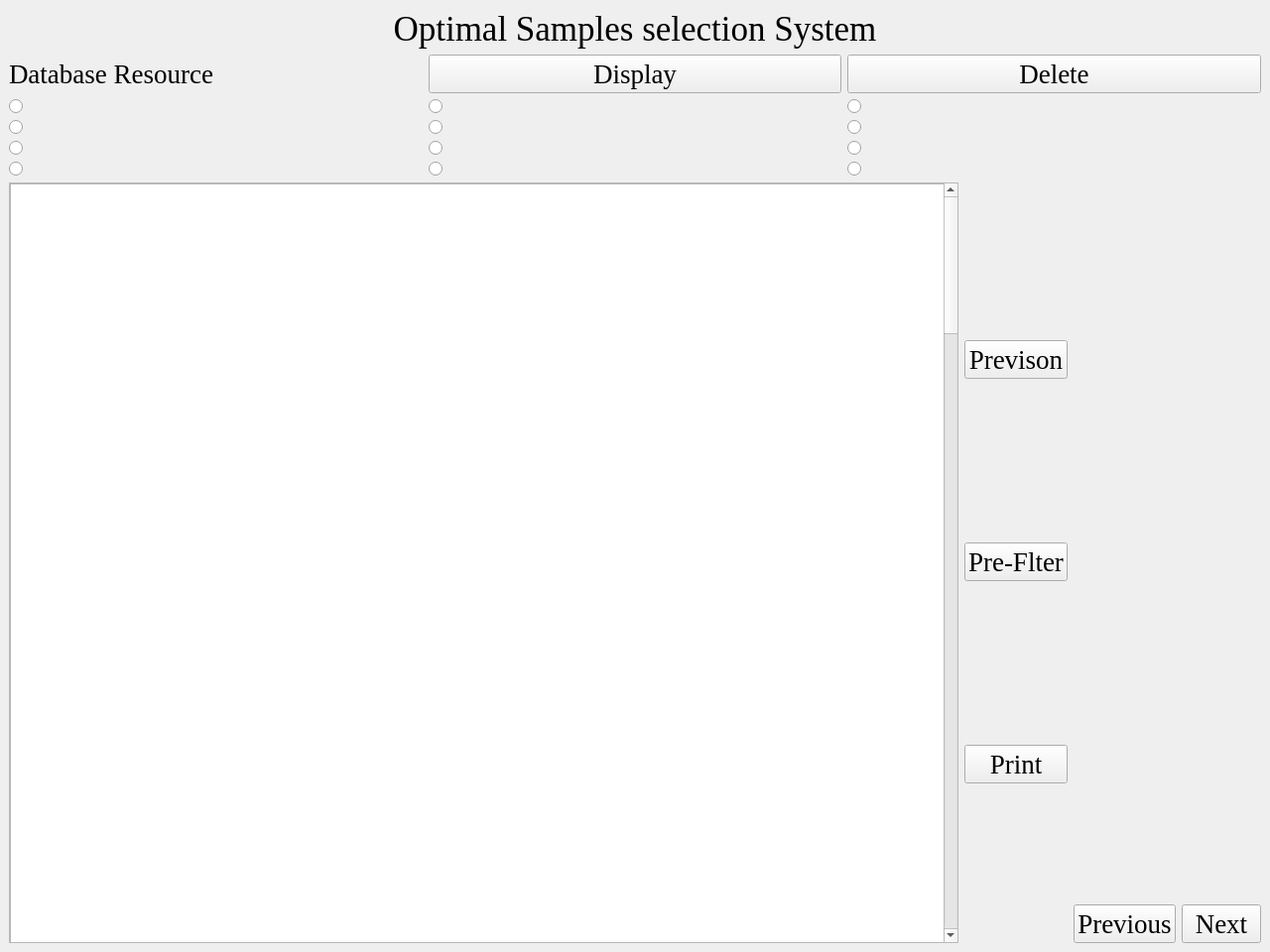
<?xml version="1.0" encoding="UTF-8"?>
<ui version="4.0">
 <class>P2</class>
 <widget class="QMainWindow" name="P2">
  <property name="geometry">
   <rect>
    <x>0</x>
    <y>0</y>
    <width>1280</width>
    <height>960</height>
   </rect>
  </property>
  <property name="minimumSize">
   <size>
    <width>1280</width>
    <height>960</height>
   </size>
  </property>
  <property name="windowTitle">
   <string>MainWindow</string>
  </property>
  <widget class="QWidget" name="centralwidget">
   <layout class="QVBoxLayout" name="verticalLayout">
    <item>
     <widget class="QLabel" name="label">
      <property name="font">
       <font>
        <family>Times New Roman</family>
        <pointsize>26</pointsize>
       </font>
      </property>
      <property name="text">
       <string>Optimal Samples selection System</string>
      </property>
      <property name="alignment">
       <set>Qt::AlignCenter</set>
      </property>
     </widget>
    </item>
    <item>
     <layout class="QHBoxLayout" name="horizontalLayout">
      <item>
       <widget class="QLabel" name="Databaseresource">
        <property name="font">
         <font>
          <family>Times New Roman</family>
          <pointsize>20</pointsize>
         </font>
        </property>
        <property name="text">
         <string>Database Resource</string>
        </property>
       </widget>
      </item>
      <item>
       <widget class="QPushButton" name="display">
        <property name="font">
         <font>
          <family>Times New Roman</family>
          <pointsize>20</pointsize>
         </font>
        </property>
        <property name="text">
         <string>Display</string>
        </property>
       </widget>
      </item>
      <item>
       <widget class="QPushButton" name="Delete">
        <property name="font">
         <font>
          <family>Times New Roman</family>
          <pointsize>20</pointsize>
         </font>
        </property>
        <property name="text">
         <string>Delete</string>
        </property>
       </widget>
      </item>
     </layout>
    </item>
    <item>
     <layout class="QHBoxLayout" name="horizontalLayout_2">
      <item>
       <layout class="QVBoxLayout" name="verticalLayout_4">
        <item>
         <widget class="QRadioButton" name="file1">
          <property name="font">
           <font>
            <family>Times New Roman</family>
            <pointsize>16</pointsize>
           </font>
          </property>
          <property name="text">
           <string/>
          </property>
         </widget>
        </item>
        <item>
         <widget class="QRadioButton" name="file4">
          <property name="font">
           <font>
            <family>Times New Roman</family>
            <pointsize>16</pointsize>
           </font>
          </property>
          <property name="text">
           <string/>
          </property>
         </widget>
        </item>
        <item>
         <widget class="QRadioButton" name="file7">
          <property name="font">
           <font>
            <family>Times New Roman</family>
            <pointsize>16</pointsize>
           </font>
          </property>
          <property name="text">
           <string/>
          </property>
         </widget>
        </item>
        <item>
         <widget class="QRadioButton" name="file10">
          <property name="font">
           <font>
            <family>Times New Roman</family>
            <pointsize>16</pointsize>
           </font>
          </property>
          <property name="text">
           <string/>
          </property>
         </widget>
        </item>
       </layout>
      </item>
      <item>
       <layout class="QVBoxLayout" name="verticalLayout_3">
        <item>
         <widget class="QRadioButton" name="file2">
          <property name="font">
           <font>
            <family>Times New Roman</family>
            <pointsize>16</pointsize>
           </font>
          </property>
          <property name="text">
           <string/>
          </property>
         </widget>
        </item>
        <item>
         <widget class="QRadioButton" name="file5">
          <property name="font">
           <font>
            <family>Times New Roman</family>
            <pointsize>16</pointsize>
           </font>
          </property>
          <property name="text">
           <string/>
          </property>
         </widget>
        </item>
        <item>
         <widget class="QRadioButton" name="file8">
          <property name="font">
           <font>
            <family>Times New Roman</family>
            <pointsize>16</pointsize>
           </font>
          </property>
          <property name="text">
           <string/>
          </property>
         </widget>
        </item>
        <item>
         <widget class="QRadioButton" name="file11">
          <property name="font">
           <font>
            <family>Times New Roman</family>
            <pointsize>16</pointsize>
           </font>
          </property>
          <property name="text">
           <string/>
          </property>
         </widget>
        </item>
       </layout>
      </item>
      <item>
       <layout class="QVBoxLayout" name="verticalLayout_2">
        <item>
         <widget class="QRadioButton" name="file3">
          <property name="font">
           <font>
            <family>Times New Roman</family>
            <pointsize>16</pointsize>
           </font>
          </property>
          <property name="text">
           <string/>
          </property>
         </widget>
        </item>
        <item>
         <widget class="QRadioButton" name="file6">
          <property name="font">
           <font>
            <family>Times New Roman</family>
            <pointsize>16</pointsize>
           </font>
          </property>
          <property name="text">
           <string/>
          </property>
         </widget>
        </item>
        <item>
         <widget class="QRadioButton" name="file9">
          <property name="font">
           <font>
            <family>Times New Roman</family>
            <pointsize>16</pointsize>
           </font>
          </property>
          <property name="text">
           <string/>
          </property>
         </widget>
        </item>
        <item>
         <widget class="QRadioButton" name="file12">
          <property name="font">
           <font>
            <family>Times New Roman</family>
            <pointsize>16</pointsize>
           </font>
          </property>
          <property name="text">
           <string/>
          </property>
         </widget>
        </item>
       </layout>
      </item>
     </layout>
    </item>
    <item>
     <layout class="QHBoxLayout" name="horizontalLayout_3">
      <item>
       <widget class="QScrollArea" name="scrollArea">
        <property name="widgetResizable">
         <bool>true</bool>
        </property>
        <widget class="QWidget" name="scrollAreaWidgetContents">
         <property name="geometry">
          <rect>
           <x>0</x>
           <y>0</y>
           <width>938</width>
           <height>10000</height>
          </rect>
         </property>
         <property name="minimumSize">
          <size>
           <width>0</width>
           <height>10000</height>
          </size>
         </property>
         <widget class="QListWidget" name="listWidget">
          <property name="geometry">
           <rect>
            <x>0</x>
            <y>0</y>
            <width>10000</width>
            <height>10000</height>
           </rect>
          </property>
          <property name="minimumSize">
           <size>
            <width>10000</width>
            <height>10000</height>
           </size>
          </property>
         </widget>
        </widget>
       </widget>
      </item>
      <item>
       <layout class="QVBoxLayout" name="verticalLayout_5">
        <item>
         <widget class="QPushButton" name="Previson">
          <property name="font">
           <font>
            <family>Times New Roman</family>
            <pointsize>20</pointsize>
           </font>
          </property>
          <property name="text">
           <string>Previson</string>
          </property>
         </widget>
        </item>
        <item>
         <widget class="QPushButton" name="Preflter">
          <property name="font">
           <font>
            <family>Times New Roman</family>
            <pointsize>20</pointsize>
           </font>
          </property>
          <property name="text">
           <string>Pre-Flter</string>
          </property>
         </widget>
        </item>
        <item>
         <widget class="QPushButton" name="Print">
          <property name="font">
           <font>
            <family>Times New Roman</family>
            <pointsize>20</pointsize>
           </font>
          </property>
          <property name="text">
           <string>Print</string>
          </property>
         </widget>
        </item>
       </layout>
      </item>
      <item alignment="Qt::AlignBottom">
       <widget class="QPushButton" name="Previous">
        <property name="font">
         <font>
          <family>Times New Roman</family>
          <pointsize>20</pointsize>
         </font>
        </property>
        <property name="text">
         <string>Previous</string>
        </property>
       </widget>
      </item>
      <item alignment="Qt::AlignBottom">
       <widget class="QPushButton" name="Next">
        <property name="font">
         <font>
          <family>Times New Roman</family>
          <pointsize>20</pointsize>
         </font>
        </property>
        <property name="text">
         <string>Next</string>
        </property>
       </widget>
      </item>
     </layout>
    </item>
   </layout>
  </widget>
 </widget>
 <resources/>
 <connections/>
</ui>
